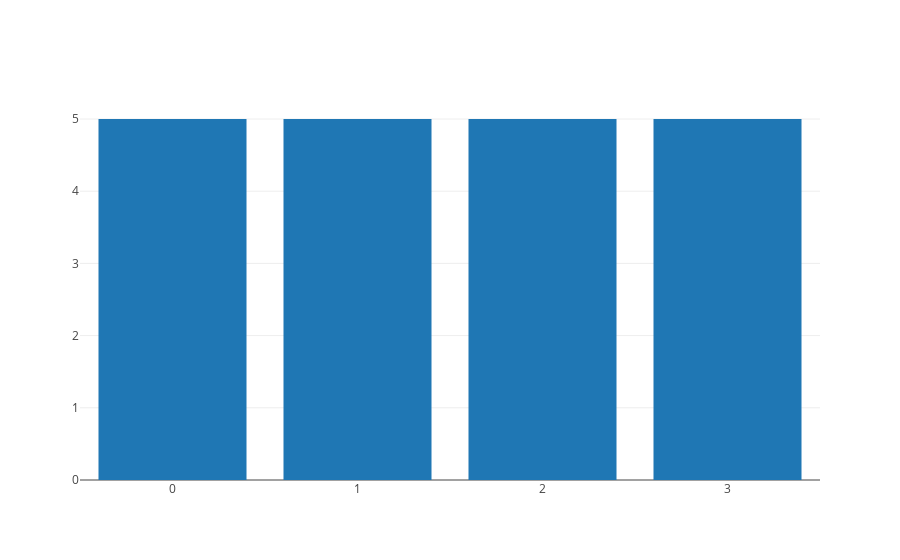

Notebook source saved alongside this figure:
### Markdown cell above
In this case to get the bucket boundaries you also do (n+1-c)/k. Thus val belongs to 0 bucket if (val-c) < (n+1-c)/k

### Code cell
def bucketer_improved(arr,k):
    min_element=min(arr)
    max_element=max(arr)
    buckets=[[] for i in range(k)]
    for i in arr:
        b_indx=floor((i-min_element)/(max_element+1-min_element)*k) 
        buckets[b_indx].append(i)

        
    bar1=[go.Bar(
            x=[i for i in range(k)],
            y=[len(buckets[i]) for i in range(k)]
    )]
    
    fig = go.Figure(bar1) 
    #fig.update(dtick=1)
    fig.update_xaxes(dtick=1)

    #fig.update_layout(xaxis=dict(dtick=1))
    #fig.update(xaxis=dict(dtick=1))
    iplot(fig)




bucketer_improved(arr=[i for i in range(10,30)],k=4)

### Figure 1 — Plotly figure (JSON) as saved in the notebook; plotly's stock layout.template omitted (floating-point values rounded to 4 significant figures)
{"data": [{"type": "bar", "uid": "7b25ec0a-b8ab-4086-8e34-68d46d7a2a9c", "x": [0, 1, 2, 3], "y": [5, 5, 5, 5]}], "layout": {"xaxis": {"dtick": 1}}}
